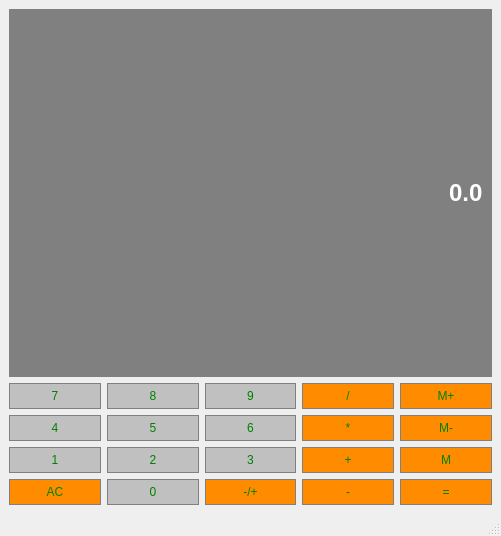
<?xml version="1.0" encoding="UTF-8"?>
<ui version="4.0">
 <class>Calculator</class>
 <widget class="QMainWindow" name="Calculator">
  <property name="geometry">
   <rect>
    <x>0</x>
    <y>0</y>
    <width>501</width>
    <height>536</height>
   </rect>
  </property>
  <property name="windowTitle">
   <string>Calculator</string>
  </property>
  <property name="windowIcon">
   <iconset>
    <normaloff>CalcIcon.png</normaloff>
    <normalon>:/imgs/CalcIcon.png</normalon>CalcIcon.png</iconset>
  </property>
  <widget class="QWidget" name="centralwidget">
   <property name="enabled">
    <bool>true</bool>
   </property>
   <layout class="QGridLayout" name="gridLayout">
    <item row="1" column="0">
     <widget class="QPushButton" name="Button7">
      <property name="sizePolicy">
       <sizepolicy hsizetype="Preferred" vsizetype="Preferred">
        <horstretch>0</horstretch>
        <verstretch>0</verstretch>
       </sizepolicy>
      </property>
      <property name="styleSheet">
       <string notr="true">QPushButton{
background-color: #C0C0C0;
color:green;
border: 1px solid gray;
padding: 5px;

}
QPushButton:pressed{
background-color: #A9A9A9;
color:green;
border: 1px solid gray;
padding: 5px;

}

</string>
      </property>
      <property name="text">
       <string>7</string>
      </property>
     </widget>
    </item>
    <item row="2" column="3">
     <widget class="QPushButton" name="ButtonMultiply">
      <property name="sizePolicy">
       <sizepolicy hsizetype="Preferred" vsizetype="Preferred">
        <horstretch>0</horstretch>
        <verstretch>0</verstretch>
       </sizepolicy>
      </property>
      <property name="styleSheet">
       <string notr="true">QPushButton{
background-color: #FF8C00;
color:green;
border: 1px solid gray;
padding: 5px;

}
QPushButton:pressed{
background-color: #A9A9A9;
color:green;
border: 1px solid gray;
padding: 5px;

}

</string>
      </property>
      <property name="text">
       <string>*</string>
      </property>
     </widget>
    </item>
    <item row="4" column="0">
     <widget class="QPushButton" name="Button1">
      <property name="sizePolicy">
       <sizepolicy hsizetype="Preferred" vsizetype="Preferred">
        <horstretch>0</horstretch>
        <verstretch>0</verstretch>
       </sizepolicy>
      </property>
      <property name="styleSheet">
       <string notr="true">QPushButton{
background-color: #C0C0C0;
color:green;
border: 1px solid gray;
padding: 5px;

}
QPushButton:pressed{
background-color: #A9A9A9;
color:green;
border: 1px solid gray;
padding: 5px;

}

</string>
      </property>
      <property name="text">
       <string>1</string>
      </property>
     </widget>
    </item>
    <item row="2" column="1">
     <widget class="QPushButton" name="Button5">
      <property name="sizePolicy">
       <sizepolicy hsizetype="Preferred" vsizetype="Preferred">
        <horstretch>0</horstretch>
        <verstretch>0</verstretch>
       </sizepolicy>
      </property>
      <property name="styleSheet">
       <string notr="true">QPushButton{
background-color: #C0C0C0;
color:green;
border: 1px solid gray;
padding: 5px;

}
QPushButton:pressed{
background-color: #A9A9A9;
color:green;
border: 1px solid gray;
padding: 5px;

}

</string>
      </property>
      <property name="text">
       <string>5</string>
      </property>
     </widget>
    </item>
    <item row="5" column="0">
     <widget class="QPushButton" name="ButtonClear">
      <property name="sizePolicy">
       <sizepolicy hsizetype="Preferred" vsizetype="Preferred">
        <horstretch>0</horstretch>
        <verstretch>0</verstretch>
       </sizepolicy>
      </property>
      <property name="styleSheet">
       <string notr="true">QPushButton{
background-color: #FF8C00;
color:green;
border: 1px solid gray;
padding: 5px;

}
QPushButton:pressed{
background-color: #A9A9A9;
color:green;
border: 1px solid gray;
padding: 5px;

}

</string>
      </property>
      <property name="text">
       <string>AC</string>
      </property>
     </widget>
    </item>
    <item row="1" column="2">
     <widget class="QPushButton" name="Button9">
      <property name="sizePolicy">
       <sizepolicy hsizetype="Preferred" vsizetype="Preferred">
        <horstretch>0</horstretch>
        <verstretch>0</verstretch>
       </sizepolicy>
      </property>
      <property name="styleSheet">
       <string notr="true">QPushButton{
background-color: #C0C0C0;
color:green;
border: 1px solid gray;
padding: 5px;

}
QPushButton:pressed{
background-color: #A9A9A9;
color:green;
border: 1px solid gray;
padding: 5px;

}

</string>
      </property>
      <property name="text">
       <string>9</string>
      </property>
     </widget>
    </item>
    <item row="2" column="0">
     <widget class="QPushButton" name="Button4">
      <property name="sizePolicy">
       <sizepolicy hsizetype="Preferred" vsizetype="Preferred">
        <horstretch>0</horstretch>
        <verstretch>0</verstretch>
       </sizepolicy>
      </property>
      <property name="styleSheet">
       <string notr="true">QPushButton{
background-color: #C0C0C0;
color:green;
border: 1px solid gray;
padding: 5px;

}
QPushButton:pressed{
background-color: #A9A9A9;
color:green;
border: 1px solid gray;
padding: 5px;

}

</string>
      </property>
      <property name="text">
       <string>4</string>
      </property>
     </widget>
    </item>
    <item row="1" column="3">
     <widget class="QPushButton" name="ButtonDivide">
      <property name="sizePolicy">
       <sizepolicy hsizetype="Preferred" vsizetype="Preferred">
        <horstretch>0</horstretch>
        <verstretch>0</verstretch>
       </sizepolicy>
      </property>
      <property name="styleSheet">
       <string notr="true">QPushButton{
background-color: #FF8C00;
color:green;
border: 1px solid gray;
padding: 5px;

}
QPushButton:pressed{
background-color: #A9A9A9;
color:green;
border: 1px solid gray;
padding: 5px;

}

</string>
      </property>
      <property name="text">
       <string>/</string>
      </property>
     </widget>
    </item>
    <item row="2" column="2">
     <widget class="QPushButton" name="Button6">
      <property name="sizePolicy">
       <sizepolicy hsizetype="Preferred" vsizetype="Preferred">
        <horstretch>0</horstretch>
        <verstretch>0</verstretch>
       </sizepolicy>
      </property>
      <property name="styleSheet">
       <string notr="true">QPushButton{
background-color: #C0C0C0;
color:green;
border: 1px solid gray;
padding: 5px;

}
QPushButton:pressed{
background-color: #A9A9A9;
color:green;
border: 1px solid gray;
padding: 5px;

}

</string>
      </property>
      <property name="text">
       <string>6</string>
      </property>
     </widget>
    </item>
    <item row="2" column="4">
     <widget class="QPushButton" name="ButtonMMunis">
      <property name="sizePolicy">
       <sizepolicy hsizetype="Preferred" vsizetype="Preferred">
        <horstretch>0</horstretch>
        <verstretch>0</verstretch>
       </sizepolicy>
      </property>
      <property name="styleSheet">
       <string notr="true">QPushButton{
background-color: #FF8C00;
color:green;
border: 1px solid gray;
padding: 5px;

}
QPushButton:pressed{
background-color: #A9A9A9;
color:green;
border: 1px solid gray;
padding: 5px;

}

</string>
      </property>
      <property name="text">
       <string>M-</string>
      </property>
     </widget>
    </item>
    <item row="1" column="4">
     <widget class="QPushButton" name="ButtonMPlus">
      <property name="sizePolicy">
       <sizepolicy hsizetype="Preferred" vsizetype="Preferred">
        <horstretch>0</horstretch>
        <verstretch>0</verstretch>
       </sizepolicy>
      </property>
      <property name="styleSheet">
       <string notr="true">QPushButton{
background-color: #FF8C00;
color:green;
border: 1px solid gray;
padding: 5px;

}
QPushButton:pressed{
background-color: #A9A9A9;
color:green;
border: 1px solid gray;
padding: 5px;

}

</string>
      </property>
      <property name="text">
       <string>M+</string>
      </property>
      <property name="autoDefault">
       <bool>false</bool>
      </property>
      <property name="flat">
       <bool>false</bool>
      </property>
     </widget>
    </item>
    <item row="1" column="1">
     <widget class="QPushButton" name="Button8">
      <property name="sizePolicy">
       <sizepolicy hsizetype="Preferred" vsizetype="Preferred">
        <horstretch>0</horstretch>
        <verstretch>0</verstretch>
       </sizepolicy>
      </property>
      <property name="styleSheet">
       <string notr="true">QPushButton{
background-color: #C0C0C0;
color:green;
border: 1px solid gray;
padding: 5px;

}
QPushButton:pressed{
background-color: #A9A9A9;
color:green;
border: 1px solid gray;
padding: 5px;

}

</string>
      </property>
      <property name="text">
       <string>8</string>
      </property>
     </widget>
    </item>
    <item row="4" column="1">
     <widget class="QPushButton" name="Button2">
      <property name="sizePolicy">
       <sizepolicy hsizetype="Preferred" vsizetype="Preferred">
        <horstretch>0</horstretch>
        <verstretch>0</verstretch>
       </sizepolicy>
      </property>
      <property name="styleSheet">
       <string notr="true">QPushButton{
background-color: #C0C0C0;
color:green;
border: 1px solid gray;
padding: 5px;

}
QPushButton:pressed{
background-color: #A9A9A9;
color:green;
border: 1px solid gray;
padding: 5px;

}

</string>
      </property>
      <property name="text">
       <string>2</string>
      </property>
     </widget>
    </item>
    <item row="4" column="2">
     <widget class="QPushButton" name="Button3">
      <property name="sizePolicy">
       <sizepolicy hsizetype="Preferred" vsizetype="Preferred">
        <horstretch>0</horstretch>
        <verstretch>0</verstretch>
       </sizepolicy>
      </property>
      <property name="styleSheet">
       <string notr="true">QPushButton{
background-color: #C0C0C0;
color:green;
border: 1px solid gray;
padding: 5px;

}
QPushButton:pressed{
background-color: #A9A9A9;
color:green;
border: 1px solid gray;
padding: 5px;

}

</string>
      </property>
      <property name="text">
       <string>3</string>
      </property>
     </widget>
    </item>
    <item row="4" column="3">
     <widget class="QPushButton" name="ButtonPlus">
      <property name="sizePolicy">
       <sizepolicy hsizetype="Preferred" vsizetype="Preferred">
        <horstretch>0</horstretch>
        <verstretch>0</verstretch>
       </sizepolicy>
      </property>
      <property name="styleSheet">
       <string notr="true">QPushButton{
background-color: #FF8C00;
color:green;
border: 1px solid gray;
padding: 5px;

}
QPushButton:pressed{
background-color: #A9A9A9;
color:green;
border: 1px solid gray;
padding: 5px;

}

</string>
      </property>
      <property name="text">
       <string>+</string>
      </property>
     </widget>
    </item>
    <item row="4" column="4">
     <widget class="QPushButton" name="ButtonM">
      <property name="sizePolicy">
       <sizepolicy hsizetype="Preferred" vsizetype="Preferred">
        <horstretch>0</horstretch>
        <verstretch>0</verstretch>
       </sizepolicy>
      </property>
      <property name="styleSheet">
       <string notr="true">QPushButton{
background-color: #FF8C00;
color:green;
border: 1px solid gray;
padding: 5px;

}
QPushButton:pressed{
background-color: #A9A9A9;
color:green;
border: 1px solid gray;
padding: 5px;

}

</string>
      </property>
      <property name="text">
       <string>M</string>
      </property>
     </widget>
    </item>
    <item row="5" column="1">
     <widget class="QPushButton" name="Button0">
      <property name="sizePolicy">
       <sizepolicy hsizetype="Preferred" vsizetype="Preferred">
        <horstretch>0</horstretch>
        <verstretch>0</verstretch>
       </sizepolicy>
      </property>
      <property name="styleSheet">
       <string notr="true">QPushButton{
background-color: #C0C0C0;
color:green;
border: 1px solid gray;
padding: 5px;

}
QPushButton:pressed{
background-color: #A9A9A9;
color:green;
border: 1px solid gray;
padding: 5px;

}

</string>
      </property>
      <property name="text">
       <string>0</string>
      </property>
     </widget>
    </item>
    <item row="5" column="2">
     <widget class="QPushButton" name="ButtonSign">
      <property name="sizePolicy">
       <sizepolicy hsizetype="Preferred" vsizetype="Preferred">
        <horstretch>0</horstretch>
        <verstretch>0</verstretch>
       </sizepolicy>
      </property>
      <property name="styleSheet">
       <string notr="true">QPushButton{
background-color: #FF8C00;
color:green;
border: 1px solid gray;
padding: 5px;

}
QPushButton:pressed{
background-color: #A9A9A9;
color:green;
border: 1px solid gray;
padding: 5px;

}

</string>
      </property>
      <property name="text">
       <string>-/+</string>
      </property>
     </widget>
    </item>
    <item row="5" column="3">
     <widget class="QPushButton" name="ButtonMunis">
      <property name="sizePolicy">
       <sizepolicy hsizetype="Preferred" vsizetype="Preferred">
        <horstretch>0</horstretch>
        <verstretch>0</verstretch>
       </sizepolicy>
      </property>
      <property name="styleSheet">
       <string notr="true">QPushButton{
background-color: #FF8C00;
color:green;
border: 1px solid gray;
padding: 5px;

}
QPushButton:pressed{
background-color: #A9A9A9;
color:green;
border: 1px solid gray;
padding: 5px;

}

</string>
      </property>
      <property name="text">
       <string>-</string>
      </property>
     </widget>
    </item>
    <item row="5" column="4">
     <widget class="QPushButton" name="ButtonEqual">
      <property name="sizePolicy">
       <sizepolicy hsizetype="Preferred" vsizetype="Preferred">
        <horstretch>0</horstretch>
        <verstretch>0</verstretch>
       </sizepolicy>
      </property>
      <property name="styleSheet">
       <string notr="true">QPushButton{
background-color: #FF8C00;
color:green;
border: 1px solid gray;
padding: 5px;

}
QPushButton:pressed{
background-color: #A9A9A9;
color:green;
border: 1px solid gray;
padding: 5px;

}

</string>
      </property>
      <property name="text">
       <string>=</string>
      </property>
     </widget>
    </item>
    <item row="0" column="0" colspan="5">
     <widget class="QLineEdit" name="Display">
      <property name="sizePolicy">
       <sizepolicy hsizetype="Preferred" vsizetype="Expanding">
        <horstretch>0</horstretch>
        <verstretch>0</verstretch>
       </sizepolicy>
      </property>
      <property name="font">
       <font>
        <family>Arial</family>
        <pointsize>18</pointsize>
        <weight>75</weight>
        <bold>true</bold>
       </font>
      </property>
      <property name="styleSheet">
       <string notr="true">QLineEdit{
background-color: gray;
color: white;
border: 1px solid gray;
padding: 5px;

}
</string>
      </property>
      <property name="text">
       <string>0.0</string>
      </property>
      <property name="alignment">
       <set>Qt::AlignRight|Qt::AlignTrailing|Qt::AlignVCenter</set>
      </property>
     </widget>
    </item>
   </layout>
  </widget>
  <widget class="QMenuBar" name="menubar">
   <property name="geometry">
    <rect>
     <x>0</x>
     <y>0</y>
     <width>501</width>
     <height>21</height>
    </rect>
   </property>
  </widget>
  <widget class="QStatusBar" name="statusbar"/>
 </widget>
 <resources/>
 <connections/>
</ui>
